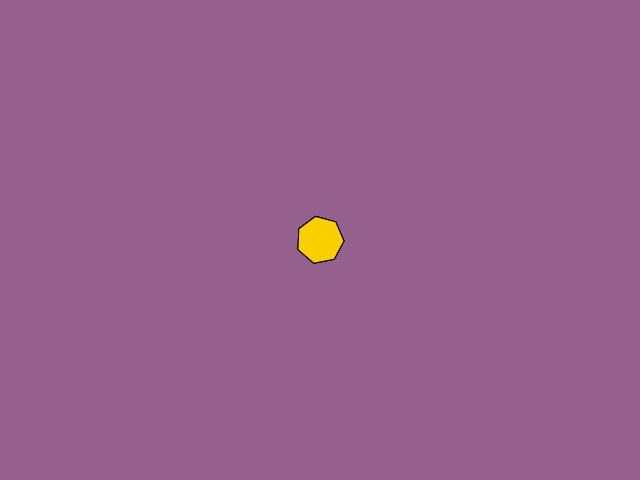
Frame 1 (no input)
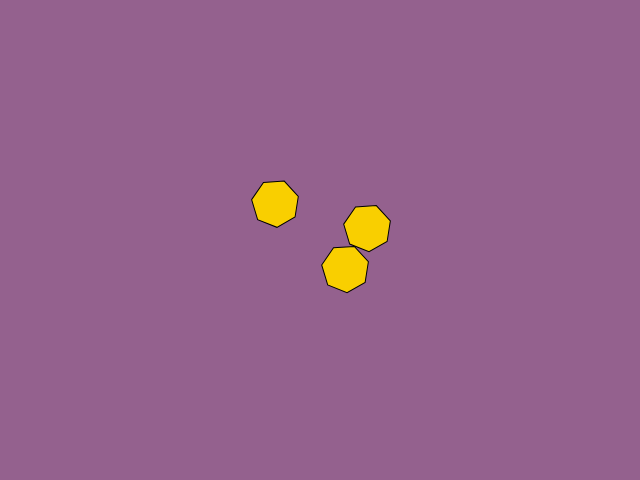
Frame 60 (no input)
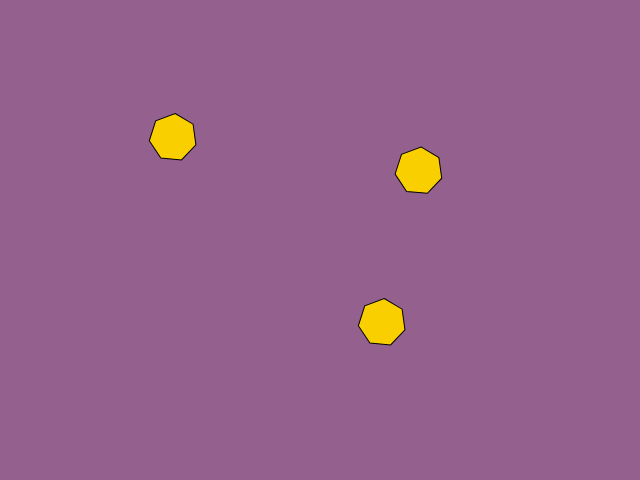
Frame 120 (the mouse pressed at the canvas centre since frame 60)

The p5.js sketch that drew these frames (run headless with seeded random() and noise() and a simulated clock; from frame 60 on, the mouse is pressed at the canvas centre):

// p5.js sketch
// ── sketch.js
var wwidth = 24;
var wheight = 24;
var fillColor = '#F9CF00';
var backgroundColor = '#94618E';
var walkers = [];

function setup(){
  createCanvas(640, 480);
  ellipseMode(RADIUS);

  var n = 0;
  while (n < 3) {
    walkers.push(new Walker());
    n++;
  }
}

function draw() {
  background(backgroundColor);
  for (let walker of walkers) {
    walker.update();
    walker.display();
  }
}

function Walker() {
  this.xoff = 0;
  this.pos = createVector(width / 2, height / 2);
  this.vel = createVector(0, 0);
  this.acc = createVector(0, 0);
  this.magnitudes = [0.000001, 0.00001, 0.0001, 0.001, 0.01];
  this.direction = 1;
  this.poly;

  this.update = function() {
    /*
      Add and smooth change on acceleration vector in every update.
      The noise funcion is used to generate the smothness movement, and
      the random function enables the inversion of the movement, because
      the noise function always return positive numbers.
    */
    let smoothChange = createVector(
      noise(this.xoff) * 100 * random([1,-1]),
      noise(this.xoff) * 100 * random([1,-1])
    );

    this.acc.add(smoothChange);

    this.checkBordersCollitionAndChangeDirection();

    // In 3% of the movements the magnitude of acc vector
    // is 2 orders of magnitude greater.
    let magnitude = 0;
    if (random(1, 101) >= 97) {
      magnitude = 0.5;
    } else {
      magnitude = random(this.magnitudes);
    }

    this.acc.setMag(magnitude);

    this.vel.add(this.acc);
    this.pos.add(this.vel);

    // Incrementing offsets
    this.xoff += 1;
  }

  this.display = function() {
    push();

    translate(this.pos.x, this.pos.y);
    rotate(frameCount / 25.0 * this.direction);

    this.poly = this.polygon(0, 0, wwidth, 7);

    beginShape();
  	for(i = 0; i < this.poly.length; i++){
      vertex(this.poly[i].x, this.poly[i].y);
  	}
  	endShape(CLOSE);

    pop();

    fill(fillColor);
  }

  this.polygon = function(x, y, radius, npoints) {
    let angle = TWO_PI / npoints;
    let poly = new Array(npoints);
    let i = 0;
    for (let a = 0; a < TWO_PI; a += angle) {
      let sx = x + cos(a) * radius;
      let sy = y + sin(a) * radius;
      poly[i] = createVector(sx, sy);
      i++;
    }
    return poly;
  }

  this.checkBordersCollitionAndChangeDirection = function() {
    // Some bounce factors distinct to 1, to not always bounce like a ball
    let bounceFactors = [0.1, 0.3, 0.5, 0.5, 1, 1];

    // Test to see if the shape exceeds the boundaries of the screen
    // If it does, reverse its direction by multiplying by -1
    if (this.pos.x > width - wwidth || this.pos.x < wwidth) {
      this.vel.x *= random(bounceFactors) * -1;
      //this.vel.x *= -1;
      this.direction *= -1;
    }
    if (this.pos.y > height - wheight || this.pos.y < wheight) {
      this.vel.y *= random(bounceFactors) * -1;
      //this.vel.y *= -1;
      this.direction *= -1;
    }
  }
}
